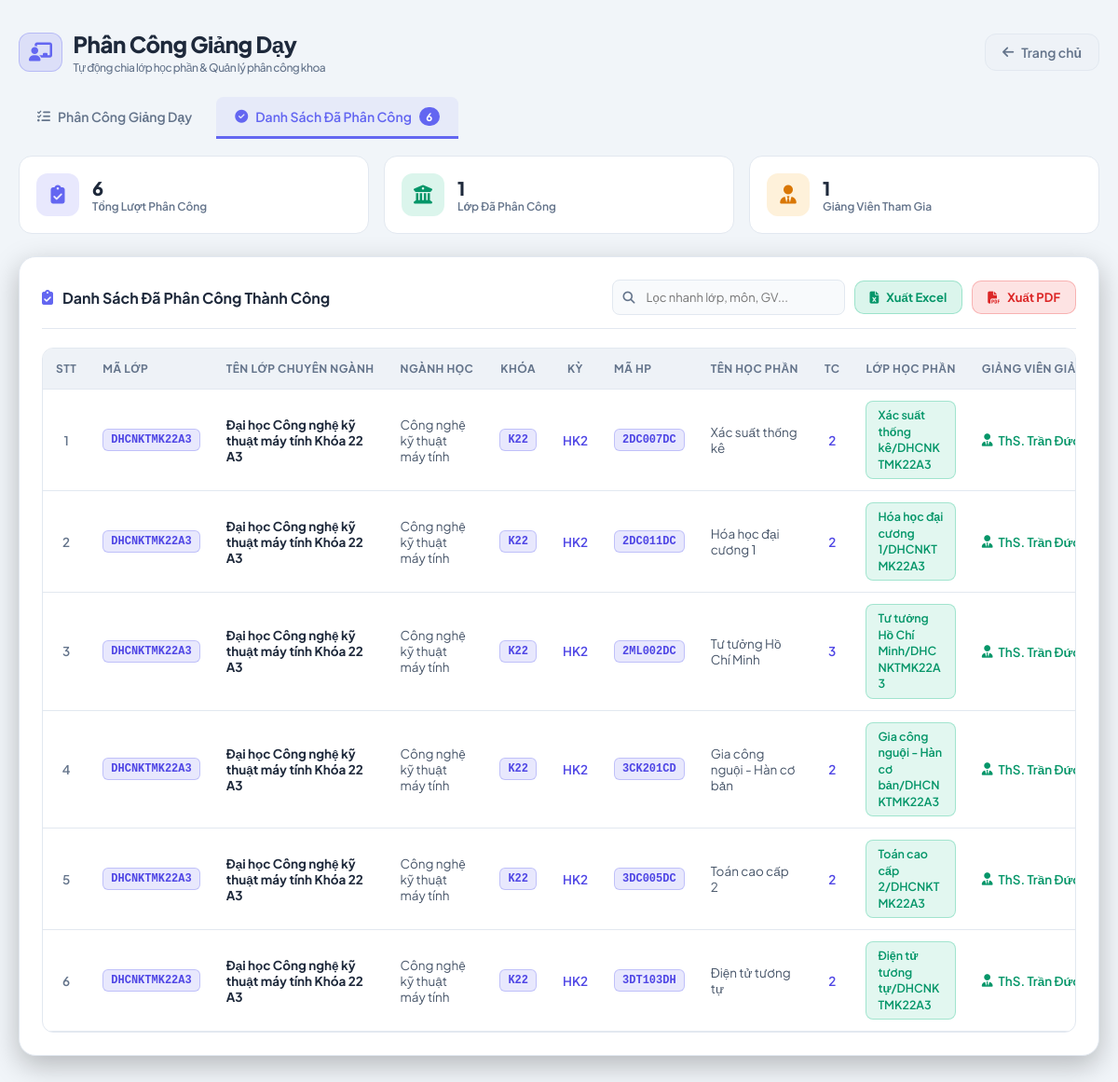
/modules/open_course_classes.php?tab=assigned (signed in), run on the app's committed database.
### tables this page shows
CREATE TABLE `phanlop` (
  `mahp` char(15) NOT NULL,
  `malop` char(15) NOT NULL,
  `giangvien` varchar(50) NOT NULL,
  `lophocphan` varchar(100) NOT NULL
);

CREATE TABLE `lop` (
  `MaLop` varchar(20) NOT NULL,
  `TenLop` varchar(100) NOT NULL,
  `SiSo` int(11) NOT NULL DEFAULT 0,
  `GioiHanSinhVien` int(11) DEFAULT NULL,
  `NganhHoc` varchar(100) DEFAULT NULL,
  `KhoaHoc` varchar(20) DEFAULT NULL
);

CREATE TABLE `hocphan` (
  `MaHP` varchar(20) NOT NULL,
  `TenHP` varchar(100) NOT NULL,
  `SoTC` int(11) NOT NULL,
  `HocKy` int(11) NOT NULL,
  `NganhHoc` varchar(255) DEFAULT NULL
);

### modules/open_course_classes.php (the view, shortened to what this page needs)
<?php
require_once __DIR__ . '/../config/db.php';
function layKhoa($malop) {
    if (preg_match('/K(\d+)/i', $malop, $m)) {
        return 'K' . $m[1];
    }
    return '';
}
$activeTab = $_GET['tab'] ?? 'assign';
$dsDaPhanCong = [];
try {
    $dsDaPhanCong = $pdo->query(
        "SELECT pl.mahp, pl.malop, pl.giangvien, pl.lophocphan,
                lp.TenLop, lp.NganhHoc,
                hp.TenHP, hp.HocKy, hp.SoTC
         FROM phanlop pl
         LEFT JOIN lop lp ON lp.MaLop = pl.malop
         LEFT JOIN hocphan hp ON hp.MaHP = pl.mahp
         WHERE pl.giangvien IS NOT NULL AND pl.giangvien <> ''
         ORDER BY hp.HocKy ASC, pl.malop ASC, pl.mahp ASC"
    )->fetchAll(PDO::FETCH_ASSOC);
} catch (Exception $e) {}
$tongDaPhanCong    = count($dsDaPhanCong);
$tongLopDaPhanCong = count(array_unique(array_column($dsDaPhanCong, 'malop')));
$gvSet = [];
foreach ($dsDaPhanCong as $r) {
    $gv = trim((string)($r['giangvien'] ?? ''));
    if ($gv !== '') $gvSet[$gv] = true;
}
$tongGVDaPhanCong = count($gvSet);
?>
<!DOCTYPE html>
<html lang="vi">
<head>
    <link rel="stylesheet" href="https://cdnjs.cloudflare.com/ajax/libs/font-awesome/6.4.0/css/all.min.css">
</head>
<body>
    <div class="container">
        <div class="page-header">
            <div class="page-title">
                <i class="fa-solid fa-chalkboard-user"></i>
                <div>
                    <div>Phân Công Giảng Dạy</div>
                    <div style="font-size: 12px; color: var(--text-muted); font-weight: 500; margin-top: 2px;">Tự động chia lớp học phần & Quản lý phân công khoa</div>
                </div>
            </div>
            <a href="../index.php" class="btn-back"><i class="fa-solid fa-arrow-left"></i> Trang chủ</a>
        </div>
        <div class="page-tabs">
            <a href="open_course_classes.php" class="page-tab <?= $activeTab === 'assign' ? 'active' : '' ?>">
                <i class="fa-solid fa-list-check"></i> Phân Công Giảng Dạy
            </a>
            <a href="open_course_classes.php?tab=assigned" class="page-tab <?= $activeTab === 'assigned' ? 'active' : '' ?>">
                <i class="fa-solid fa-circle-check"></i> Danh Sách Đã Phân Công
                <span class="tab-count"><?= $tongDaPhanCong ?></span>
            </a>
        </div>
        <?php if ($activeTab === 'assigned'): ?>
            <div class="stats-grid">
                <div class="stat-card">
                    <div class="stat-icon" style="background: rgba(99, 102, 241, 0.15); color: #6366f1;">
                        <i class="fa-solid fa-clipboard-check"></i>
                    </div>
                    <div>
                        <div class="stat-value"><?= $tongDaPhanCong ?></div>
                        <div class="stat-label">Tổng Lượt Phân Công</div>
                    </div>
                </div>
                <div class="stat-card">
                    <div class="stat-icon" style="background: rgba(16, 185, 129, 0.15); color: #059669;">
                        <i class="fa-solid fa-building-columns"></i>
                    </div>
                    <div>
                        <div class="stat-value"><?= $tongLopDaPhanCong ?></div>
                        <div class="stat-label">Lớp Đã Phân Công</div>
                    </div>
                </div>
                <div class="stat-card">
                    <div class="stat-icon" style="background: rgba(245, 158, 11, 0.15); color: #d97706;">
                        <i class="fa-solid fa-user-tie"></i>
                    </div>
                    <div>
                        <div class="stat-value"><?= $tongGVDaPhanCong ?></div>
                        <div class="stat-label">Giảng Viên Tham Gia</div>
                    </div>
                </div>
            </div>
            <div class="card-box">
                <div class="card-header">
                    <div class="card-title">
                        <i class="fa-solid fa-clipboard-check"></i> Danh Sách Đã Phân Công Thành Công
                    </div>
                    <?php if ($tongDaPhanCong > 0): ?>
                        <div style="display: flex; gap: 10px; align-items: center; flex-wrap: wrap;">
                            <div class="search-box">
                                <i class="fa-solid fa-magnifying-glass"></i>
                                <input type="text" id="assignedSearch" onkeyup="filterAssignedTable()" placeholder="Lọc nhanh lớp, môn, GV...">
                            </div>
                            <button type="button" onclick="exportTableToExcel('daPhanCongTable', 'Danh_Sach_Da_Phan_Cong')" class="btn-excel">
                                <i class="fa-solid fa-file-excel"></i> Xuất Excel
                            </button>
                            <button type="button" onclick="exportTableToPDF('daPhanCongTable', 'Danh_Sach_Da_Phan_Cong')" class="btn-pdf">
                                <i class="fa-solid fa-file-pdf"></i> Xuất PDF
                            </button>
                        </div>
                    <?php endif; ?>
                </div>
                <?php if ($tongDaPhanCong === 0): ?>
                    <div style="text-align: center; color: var(--text-muted); padding: 40px;">
                        <i class="fa-solid fa-inbox" style="font-size: 40px; margin-bottom: 12px; opacity: 0.5;"></i>
                        <p>Chưa có phân công giảng dạy nào được lưu.</p>
                    </div>
                <?php else: ?>
                    <div class="table-container">
                        <table id="daPhanCongTable">
                            <thead>
                                <tr>
                                    <th style="width: 50px; text-align: center;">STT</th>
                                    <th style="width: 130px;">Mã Lớp</th>
                                    <th style="width: 220px;">Tên Lớp Chuyên Ngành</th>
                                    <th style="width: 180px;">Ngành Học</th>
                                    <th style="text-align: center; width: 70px;">Khóa</th>
                                    <th style="text-align: center; width: 70px;">Kỳ</th>
                                    <th style="width: 100px;">Mã HP</th>
                                    <th style="width: 220px;">Tên Học Phần</th>
                                    <th style="text-align: center; width: 50px;">TC</th>
                                    <th style="width: 240px;">Lớp Học Phần</th>
                                    <th style="width: 220px;">Giảng Viên Giảng Dạy</th>
                                </tr>
                            </thead>
                            <tbody>
                                <?php foreach ($dsDaPhanCong as $idx => $row):
                                    $khoaRow = layKhoa($row['malop'] ?? '');
                                    $mhRow   = $row['mahp'] ?? '';
                                    $mlRow   = $row['malop'] ?? '';
                                    $lhpRow  = $row['lophocphan'] ?? '';
                                    $gvRow   = $row['giangvien'] ?? '';
                                ?>
                                    <tr>
                                        <td style="text-align: center; color: var(--text-muted); font-weight: 600;"><?= $idx + 1 ?></td>
                                        <td><span class="badge-code"><?= htmlspecialchars($mlRow) ?></span></td>
                                        <td><strong style="color: #1e293b;"><?= htmlspecialchars($row['TenLop'] ?? '') ?></strong></td>
                                        <td style="color: #475569;"><?= htmlspecialchars($row['NganhHoc'] ?? '—') ?></td>
                                        <td style="text-align: center;"><span class="badge-code"><?= htmlspecialchars($khoaRow ?: '—') ?></span></td>
                                        <td style="text-align: center; font-weight: 600; color: #4f46e5;">HK<?= htmlspecialchars((string)($row['HocKy'] ?? '')) ?></td>
                                        <td><span class="badge-code"><?= htmlspecialchars($mhRow) ?></span></td>
                                        <td><?= htmlspecialchars($row['TenHP'] ?? '') ?></td>
                                        <td style="text-align: center; font-weight: 600; color: #4f46e5;"><?= htmlspecialchars((string)($row['SoTC'] ?? '')) ?></td>
                                        <td><span class="badge-lhp"><?= htmlspecialchars($lhpRow) ?></span></td>
                                        <td>
                                            <span class="gv-view" style="display: inline-flex; align-items: center; gap: 6px; font-weight: 600; color: #059669;">
                                                <i class="fa-solid fa-user-tie"></i> <?= htmlspecialchars($gvRow) ?>
                                            </span>
                                        </td>
                                    </tr>
                                <?php endforeach; ?>
                            </tbody>
                        </table>
                    </div>
                <?php endif; ?>
            </div>
        <?php endif;  ?>
    </div>
</body>
</html>

### data on the page
phanlop: malop "DHCNKTMK22A3", lop.TenLop "Đại học Công nghệ kỹ thuật máy tính Khóa 22 A3", lop.NganhHoc "Công nghệ kỹ thuật máy tính", malop "K22", hocphan.HocKy "2", mahp "2DC007DC", hocphan.TenHP "Xác suất thống kê", hocphan.SoTC "2", lophocphan "Xác suất thống kê/DHCNKTMK22A3", giangvien "ThS. Trần…"
phanlop: malop "DHCNKTMK22A3", lop.TenLop "Đại học Công nghệ kỹ thuật máy tính Khóa 22 A3", lop.NganhHoc "Công nghệ kỹ thuật máy tính", malop "K22", hocphan.HocKy "2", mahp "2DC011DC", hocphan.TenHP "Hóa học đại cương 1", hocphan.SoTC "2", lophocphan "Hóa học đại cương 1/DHCNKTMK22A3", giangvien "ThS. Trần…"
phanlop: malop "DHCNKTMK22A3", lop.TenLop "Đại học Công nghệ kỹ thuật máy tính Khóa 22 A3", lop.NganhHoc "Công nghệ kỹ thuật máy tính", malop "K22", hocphan.HocKy "2", mahp "2ML002DC", hocphan.TenHP "Tư tưởng Hồ Chí Minh", hocphan.SoTC "3", lophocphan "Tư tưởng Hồ Chí Minh/DHCNKTMK22A3", giangvien "ThS. Trần…"
phanlop: malop "DHCNKTMK22A3", lop.TenLop "Đại học Công nghệ kỹ thuật máy tính Khóa 22 A3", lop.NganhHoc "Công nghệ kỹ thuật máy tính", malop "K22", hocphan.HocKy "2", mahp "3CK201CD", hocphan.TenHP "Gia công nguội - Hàn cơ bản", hocphan.SoTC "2", lophocphan "Gia công nguội - Hàn cơ bản/DHCNKTMK22A3", giangvien "ThS. Trần…"
phanlop: malop "DHCNKTMK22A3", lop.TenLop "Đại học Công nghệ kỹ thuật máy tính Khóa 22 A3", lop.NganhHoc "Công nghệ kỹ thuật máy tính", malop "K22", hocphan.HocKy "2", mahp "3DC005DC", hocphan.TenHP "Toán cao cấp 2", hocphan.SoTC "2", lophocphan "Toán cao cấp 2/DHCNKTMK22A3", giangvien "ThS. Trần…"
phanlop: malop "DHCNKTMK22A3", lop.TenLop "Đại học Công nghệ kỹ thuật máy tính Khóa 22 A3", lop.NganhHoc "Công nghệ kỹ thuật máy tính", malop "K22", hocphan.HocKy "2", mahp "3DT103DH", hocphan.TenHP "Điện tử tương tự", hocphan.SoTC "2", lophocphan "Điện tử tương tự/DHCNKTMK22A3", giangvien "ThS. Trần…"

### other printed values
$tongDaPhanCong "6"
$tongLopDaPhanCong "1"
$tongGVDaPhanCong "1"
